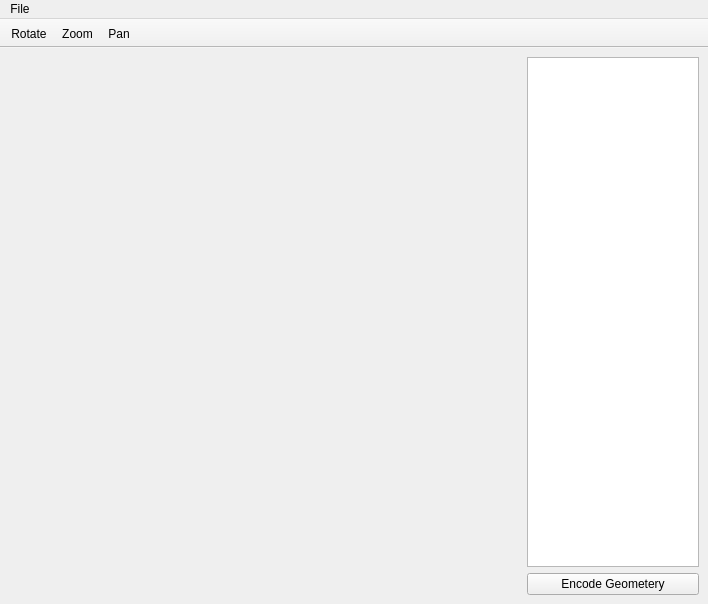
<?xml version="1.0" encoding="UTF-8"?>
<ui version="4.0">
 <class>MainWindow</class>
 <widget class="QMainWindow" name="MainWindow">
  <property name="geometry">
   <rect>
    <x>0</x>
    <y>0</y>
    <width>708</width>
    <height>604</height>
   </rect>
  </property>
  <property name="windowTitle">
   <string>MainWindow</string>
  </property>
  <widget class="QWidget" name="MainWidget">
   <property name="windowTitle">
    <string>Holoprojector</string>
   </property>
   <layout class="QHBoxLayout" name="horizontalLayout_2">
    <item>
     <layout class="QHBoxLayout" name="horizontalLayout_3">
      <item>
       <widget class="QWidget" name="glView" native="true">
        <property name="sizePolicy">
         <sizepolicy hsizetype="Expanding" vsizetype="Expanding">
          <horstretch>0</horstretch>
          <verstretch>0</verstretch>
         </sizepolicy>
        </property>
        <property name="minimumSize">
         <size>
          <width>512</width>
          <height>512</height>
         </size>
        </property>
        <property name="maximumSize">
         <size>
          <width>512</width>
          <height>512</height>
         </size>
        </property>
       </widget>
      </item>
      <item>
       <layout class="QVBoxLayout" name="verticalLayout_8">
        <item>
         <widget class="QListWidget" name="fileList"/>
        </item>
        <item>
         <widget class="QPushButton" name="encodeButton">
          <property name="text">
           <string>Encode Geometery</string>
          </property>
         </widget>
        </item>
       </layout>
      </item>
     </layout>
    </item>
   </layout>
  </widget>
  <widget class="QMenuBar" name="menubar">
   <property name="geometry">
    <rect>
     <x>0</x>
     <y>0</y>
     <width>708</width>
     <height>22</height>
    </rect>
   </property>
   <widget class="QMenu" name="menuFile">
    <property name="title">
     <string>File</string>
    </property>
    <widget class="QMenu" name="menuExport">
     <property name="title">
      <string>Export</string>
     </property>
     <addaction name="actionExportSingleFrame"/>
     <addaction name="actionExportEntireVideo"/>
    </widget>
    <addaction name="actionOpenXYZM"/>
    <addaction name="actionOpen_Holovideo"/>
    <addaction name="actionOpen_Holoimage"/>
    <addaction name="separator"/>
    <addaction name="menuExport"/>
   </widget>
   <addaction name="menuFile"/>
  </widget>
  <widget class="QToolBar" name="toolBar">
   <property name="windowTitle">
    <string>toolBar</string>
   </property>
   <property name="movable">
    <bool>false</bool>
   </property>
   <property name="allowedAreas">
    <set>Qt::TopToolBarArea</set>
   </property>
   <property name="floatable">
    <bool>false</bool>
   </property>
   <attribute name="toolBarArea">
    <enum>TopToolBarArea</enum>
   </attribute>
   <attribute name="toolBarBreak">
    <bool>false</bool>
   </attribute>
   <addaction name="actionRotate"/>
   <addaction name="actionZoom"/>
   <addaction name="actionPan"/>
  </widget>
  <action name="actionOpenXYZM">
   <property name="text">
    <string>Open XYZ</string>
   </property>
  </action>
  <action name="actionOpen_Holovideo">
   <property name="text">
    <string>Open Holovideo</string>
   </property>
  </action>
  <action name="actionRotate">
   <property name="checkable">
    <bool>true</bool>
   </property>
   <property name="icon">
    <iconset resource="Holoencoder.qrc">
     <normaloff>:/../../resources/images/Orbit Tool</normaloff>:/../../resources/images/Orbit Tool</iconset>
   </property>
   <property name="text">
    <string>Rotate</string>
   </property>
   <property name="toolTip">
    <string>Rotate</string>
   </property>
  </action>
  <action name="actionZoom">
   <property name="checkable">
    <bool>true</bool>
   </property>
   <property name="icon">
    <iconset resource="Holoencoder.qrc">
     <normaloff>:/../../resources/images/Zoom Tool</normaloff>:/../../resources/images/Zoom Tool</iconset>
   </property>
   <property name="text">
    <string>Zoom</string>
   </property>
   <property name="toolTip">
    <string>zoom</string>
   </property>
  </action>
  <action name="actionPan">
   <property name="checkable">
    <bool>true</bool>
   </property>
   <property name="icon">
    <iconset resource="Holoencoder.qrc">
     <normaloff>:/../../resources/images/Pan Tool</normaloff>:/../../resources/images/Pan Tool</iconset>
   </property>
   <property name="text">
    <string>Pan</string>
   </property>
   <property name="toolTip">
    <string>pan</string>
   </property>
  </action>
  <action name="actionOpen_Holoimage">
   <property name="text">
    <string>Open Holoimage</string>
   </property>
  </action>
  <action name="actionExportSingleFrame">
   <property name="text">
    <string>Single Frame</string>
   </property>
  </action>
  <action name="actionExportEntireVideo">
   <property name="text">
    <string>Entire Video</string>
   </property>
  </action>
 </widget>
 <resources>
  <include location="Holoencoder.qrc"/>
 </resources>
 <connections/>
</ui>
